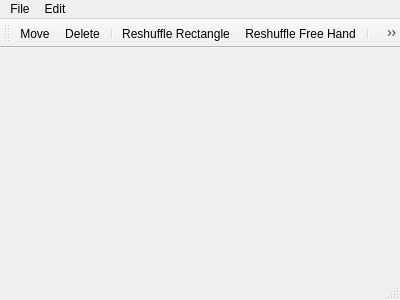
<?xml version="1.0" encoding="UTF-8"?>
<ui version="4.0">
 <class>MainWindow</class>
 <widget class="QMainWindow" name="MainWindow">
  <property name="geometry">
   <rect>
    <x>0</x>
    <y>0</y>
    <width>400</width>
    <height>300</height>
   </rect>
  </property>
  <property name="windowTitle">
   <string>Patchmatch</string>
  </property>
  <property name="locale">
   <locale language="English" country="UnitedStates"/>
  </property>
  <widget class="ImageView" name="centralWidget"/>
  <widget class="QMenuBar" name="menuBar">
   <property name="geometry">
    <rect>
     <x>0</x>
     <y>0</y>
     <width>400</width>
     <height>21</height>
    </rect>
   </property>
   <widget class="QMenu" name="menuFile">
    <property name="title">
     <string>File</string>
    </property>
    <addaction name="actionOpen"/>
    <addaction name="actionSave"/>
    <addaction name="actionSave_As"/>
   </widget>
   <widget class="QMenu" name="menuEdit">
    <property name="title">
     <string>Edit</string>
    </property>
    <addaction name="actionSettings"/>
   </widget>
   <addaction name="menuFile"/>
   <addaction name="menuEdit"/>
  </widget>
  <widget class="QToolBar" name="mainToolBar">
   <attribute name="toolBarArea">
    <enum>TopToolBarArea</enum>
   </attribute>
   <attribute name="toolBarBreak">
    <bool>false</bool>
   </attribute>
   <addaction name="actionMove"/>
   <addaction name="actionDelete"/>
   <addaction name="separator"/>
   <addaction name="actionReshuffleRectangle"/>
   <addaction name="actionReshuffleFreeHand"/>
   <addaction name="separator"/>
   <addaction name="actionReplaceRectangle"/>
   <addaction name="actionReplaceFreeHand"/>
   <addaction name="separator"/>
   <addaction name="actionRetarget"/>
   <addaction name="actionProcess"/>
  </widget>
  <widget class="QStatusBar" name="statusBar"/>
  <action name="actionOpen">
   <property name="text">
    <string>Open</string>
   </property>
  </action>
  <action name="actionSave">
   <property name="text">
    <string>Save</string>
   </property>
  </action>
  <action name="actionSave_As">
   <property name="text">
    <string>Save As</string>
   </property>
  </action>
  <action name="actionSettings">
   <property name="text">
    <string>Settings</string>
   </property>
  </action>
  <action name="actionMove">
   <property name="icon">
    <iconset resource="icons.qrc">
     <normaloff>:/icons/icons/tool-move.png</normaloff>:/icons/icons/tool-move.png</iconset>
   </property>
   <property name="text">
    <string>Move</string>
   </property>
  </action>
  <action name="actionDelete">
   <property name="icon">
    <iconset resource="icons.qrc">
     <normaloff>:/icons/icons/tool-delete.png</normaloff>:/icons/icons/tool-delete.png</iconset>
   </property>
   <property name="text">
    <string>Delete</string>
   </property>
  </action>
  <action name="actionReshuffleRectangle">
   <property name="icon">
    <iconset resource="icons.qrc">
     <normaloff>:/icons/icons/tool-rect-select.png</normaloff>:/icons/icons/tool-rect-select.png</iconset>
   </property>
   <property name="text">
    <string>Reshuffle Rectangle</string>
   </property>
  </action>
  <action name="actionReshuffleFreeHand">
   <property name="icon">
    <iconset resource="icons.qrc">
     <normaloff>:/icons/icons/tool-free-select.png</normaloff>:/icons/icons/tool-free-select.png</iconset>
   </property>
   <property name="text">
    <string>Reshuffle Free Hand</string>
   </property>
  </action>
  <action name="actionReplaceRectangle">
   <property name="icon">
    <iconset resource="icons.qrc">
     <normaloff>:/icons/icons/tool-rect-select2.png</normaloff>:/icons/icons/tool-rect-select2.png</iconset>
   </property>
   <property name="text">
    <string>Replace Rectangle</string>
   </property>
  </action>
  <action name="actionReplaceFreeHand">
   <property name="icon">
    <iconset resource="icons.qrc">
     <normaloff>:/icons/icons/tool-free-select2.png</normaloff>:/icons/icons/tool-free-select2.png</iconset>
   </property>
   <property name="text">
    <string>Replace Free Hand</string>
   </property>
  </action>
  <action name="actionRetarget">
   <property name="icon">
    <iconset resource="icons.qrc">
     <normaloff>:/icons/icons/tool-retarget.png</normaloff>:/icons/icons/tool-retarget.png</iconset>
   </property>
   <property name="text">
    <string>Retarget</string>
   </property>
  </action>
  <action name="actionProcess">
   <property name="icon">
    <iconset resource="icons.qrc">
     <normaloff>:/icons/icons/process.png</normaloff>:/icons/icons/process.png</iconset>
   </property>
   <property name="text">
    <string>Process</string>
   </property>
  </action>
 </widget>
 <layoutdefault spacing="6" margin="11"/>
 <customwidgets>
  <customwidget>
   <class>ImageView</class>
   <extends>QWidget</extends>
   <header>imageview.h</header>
   <container>1</container>
  </customwidget>
 </customwidgets>
 <resources>
  <include location="icons.qrc"/>
 </resources>
 <connections/>
</ui>
